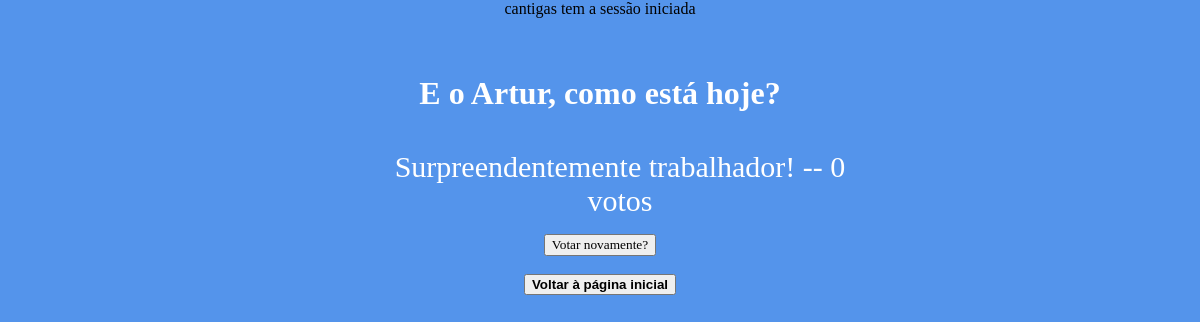
Before: /votacao/3/resultados (signed in) with the older database file.
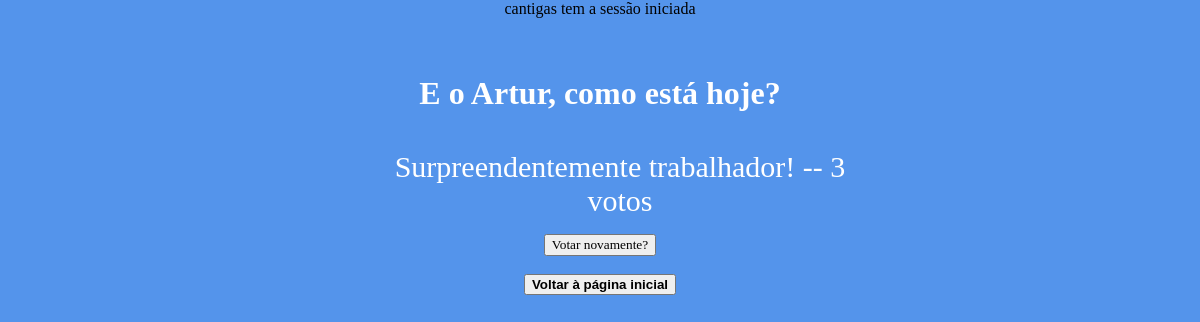
After: the same page with the newer database file.
### votacao/models.py (models this page shows, shortened)
class Opcao(models.Model):
 questao = models.ForeignKey(Questao, on_delete=models.CASCADE)
 opcao_texto = models.CharField(max_length=200)
 votos = models.IntegerField(default=0)

### votacao/views.py (the view)
# urls.py: path("<int:questao_id>/resultados", views.resultados, name="resultados"),
def resultados(request, questao_id):
    questao = get_object_or_404(Questao, pk=questao_id)
    return render(request, 'votacao/resultados.html', {'questao': questao})

### votacao/templates/votacao/resultados.html (shortened to what this page needs)
{% extends "./secondbase.html" %}
{% block body %}
    <h1>{{ questao.questao_texto }}</h1>
    <form action="{% url 'votacao:detalhe' questao.id %}" method="post">
        <ul>
        {% for opcao in questao.opcao_set.all %}
        <li>{{ opcao.opcao_texto }} -- {{ opcao.votos }} voto{{ opcao.votos|pluralize }}</li>
        {% endfor %}
        </ul>
        <input type="submit" value="Votar novamente?"/>
    </form>
    <br>
    <br>
{% endblock %}

Changed rows visible on the page:
changed Opcao "Surpreendentemente trabalhador!": votos "0" → "3"
